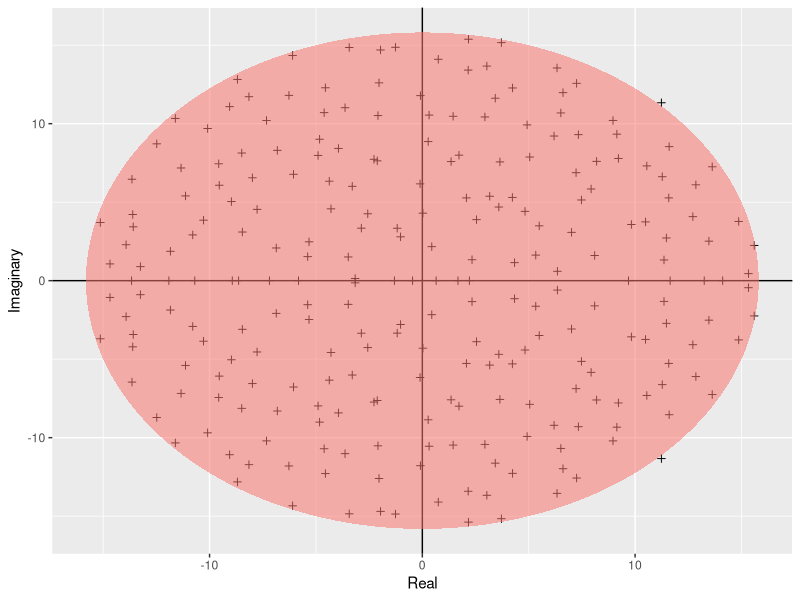

Write R code to recreate this figure.
#Plotting girkos
library(tidyverse)
library(ggplot2)


build_ellipse <- function(hradius, vradius){ # function that returns an ellipse
  npoints = 250
  a <- seq(0, 2 * pi, length = npoints + 1)
  x <- hradius * cos(a)
  y <- vradius * sin(a)  
  return(data.frame(x = x, y = y))
}

N <- 250 # Assign size of the matrix

M <- matrix(rnorm(N * N), N, N) # Build the matrix

eigvals <- eigen(M)$values # Find the eigenvalues

eigDF <- data.frame("Real" = Re(eigvals), "Imaginary" = Im(eigvals)) # Build a dataframe

my_radius <- sqrt(N) # The radius of the circle is sqrt(N)

ellDF <- build_ellipse(my_radius, my_radius) # Dataframe to plot the ellipse

names(ellDF) <- c("Real", "Imaginary") # rename the columns

# plot the eigenvalues
p <- ggplot(eigDF, aes(x = Real, y = Imaginary))
p <- p +
  geom_point(shape = I(3)) +
  theme(legend.position = "none")

# now add the vertical and horizontal line
p <- p + geom_hline(aes(yintercept = 0))
p <- p + geom_vline(aes(xintercept = 0))

# finally, add the ellipse
p <- p + geom_polygon(data = ellDF, aes(x = Real, y = Imaginary, alpha = 1/20, fill = "red"))
p